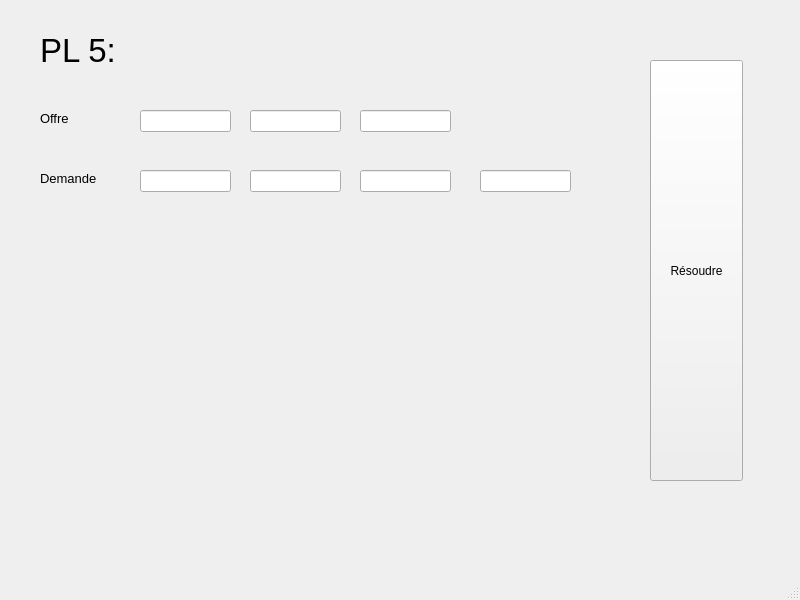
<?xml version="1.0" encoding="UTF-8"?>
<ui version="4.0">
 <class>MainWindow</class>
 <widget class="QMainWindow" name="MainWindow">
  <property name="geometry">
   <rect>
    <x>0</x>
    <y>0</y>
    <width>800</width>
    <height>600</height>
   </rect>
  </property>
  <property name="windowTitle">
   <string>MainWindow</string>
  </property>
  <widget class="QWidget" name="centralwidget">
   <widget class="QLabel" name="label">
    <property name="geometry">
     <rect>
      <x>40</x>
      <y>20</y>
      <width>121</width>
      <height>61</height>
     </rect>
    </property>
    <property name="font">
     <font>
      <pointsize>25</pointsize>
     </font>
    </property>
    <property name="text">
     <string>PL 5:</string>
    </property>
   </widget>
   <widget class="QLabel" name="label_2">
    <property name="geometry">
     <rect>
      <x>40</x>
      <y>110</y>
      <width>55</width>
      <height>16</height>
     </rect>
    </property>
    <property name="font">
     <font>
      <pointsize>10</pointsize>
     </font>
    </property>
    <property name="text">
     <string>Offre</string>
    </property>
   </widget>
   <widget class="QPushButton" name="resoudre1">
    <property name="geometry">
     <rect>
      <x>650</x>
      <y>60</y>
      <width>93</width>
      <height>421</height>
     </rect>
    </property>
    <property name="text">
     <string>Résoudre</string>
    </property>
   </widget>
   <widget class="QLineEdit" name="offre1">
    <property name="geometry">
     <rect>
      <x>140</x>
      <y>110</y>
      <width>91</width>
      <height>22</height>
     </rect>
    </property>
   </widget>
   <widget class="QLineEdit" name="offre2">
    <property name="geometry">
     <rect>
      <x>250</x>
      <y>110</y>
      <width>91</width>
      <height>22</height>
     </rect>
    </property>
   </widget>
   <widget class="QLineEdit" name="offre3">
    <property name="geometry">
     <rect>
      <x>360</x>
      <y>110</y>
      <width>91</width>
      <height>22</height>
     </rect>
    </property>
   </widget>
   <widget class="QLineEdit" name="demande2">
    <property name="geometry">
     <rect>
      <x>250</x>
      <y>170</y>
      <width>91</width>
      <height>22</height>
     </rect>
    </property>
   </widget>
   <widget class="QLineEdit" name="demnade1">
    <property name="geometry">
     <rect>
      <x>140</x>
      <y>170</y>
      <width>91</width>
      <height>22</height>
     </rect>
    </property>
   </widget>
   <widget class="QLineEdit" name="demande3">
    <property name="geometry">
     <rect>
      <x>360</x>
      <y>170</y>
      <width>91</width>
      <height>22</height>
     </rect>
    </property>
   </widget>
   <widget class="QLabel" name="label_3">
    <property name="geometry">
     <rect>
      <x>40</x>
      <y>170</y>
      <width>81</width>
      <height>16</height>
     </rect>
    </property>
    <property name="font">
     <font>
      <pointsize>10</pointsize>
     </font>
    </property>
    <property name="text">
     <string>Demande</string>
    </property>
   </widget>
   <widget class="QLineEdit" name="demande4">
    <property name="geometry">
     <rect>
      <x>480</x>
      <y>170</y>
      <width>91</width>
      <height>22</height>
     </rect>
    </property>
   </widget>
  </widget>
  <widget class="QMenuBar" name="menubar">
   <property name="geometry">
    <rect>
     <x>0</x>
     <y>0</y>
     <width>800</width>
     <height>26</height>
    </rect>
   </property>
  </widget>
  <widget class="QStatusBar" name="statusbar"/>
 </widget>
 <resources/>
 <connections/>
</ui>
